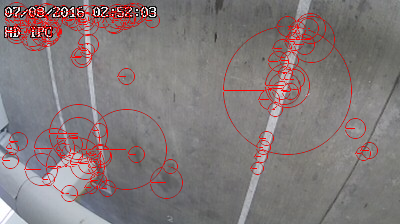
#> input picture tutorials/simpcv/empty.png, 400 x 224 px, given in place of empty.bmp, which was not available
$ python watershed.py
#> lines starting #> are read from the running program, lines starting #| are printed output that depends on the picture; after the words box and inside, x2 and y2 are one past the last pixel; in counts of white or black regions, pixels touching at a corner belong together; pictures that were not available may be replaced by others from this repository, and a replacement may not be noted
import cv2
import numpy as np
from matplotlib import pyplot as plt

# Load the baseline image
#bfilename = '/home/acp/Downloads/092216_1458.jpg'
bfilename = '/home/acp/work/camera_testing/hosafe/cam10/empty.bmp'
bim = cv2.imread(bfilename)
#> bim is the input picture: shape (224, 400, 3); mean B, G, R 121.8, 121, 130.9
bimgray = cv2.cvtColor(bim, cv2.COLOR_BGR2GRAY)
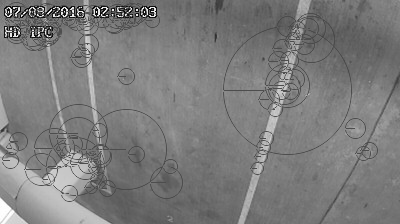
#> bimgray: shape (224, 400); min 3, max 255, mean 124.1


# Load test image
#filename = '/home/acp/Downloads/092216_1455.jpg'
filename = '/home/acp/work/camera_testing/hosafe/cam10/spot28_occ.bmp'
im = cv2.imread(filename)
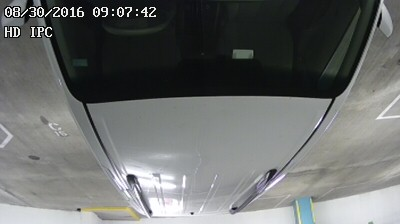
#> input picture tutorials/opencv/van_spot17.jpg, 400 x 224 px, given in place of spot28_occ.bmp, which was not available
#> im is the input picture: shape (224, 400, 3); mean B, G, R 106.7, 108, 105.7
imgray = cv2.cvtColor(im, cv2.COLOR_BGR2GRAY)

# compute the absolute difference between the current frame and
# first frame
frameDelta = cv2.absdiff( imgray, bimgray )
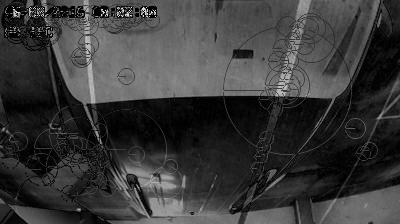
#> frameDelta: shape (224, 400); min 0, max 233, mean 57.4

thresh = cv2.threshold(frameDelta, 0, 255, cv2.THRESH_BINARY_INV+cv2.THRESH_OTSU)[1]
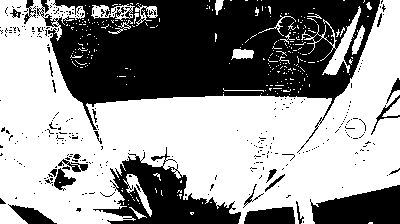
#> thresh: shape (224, 400); 58% white; 309 black regions (285 under 20 px), largest, box (x1, y1, x2, y2) and area: (37, 0, 380, 153) 26973, (93, 147, 241, 224) 4708, (310, 185, 400, 224) 2551

# noise removal
n = 3
kernel = np.ones((n,n),np.uint8)
opening = cv2.morphologyEx(thresh,cv2.MORPH_OPEN,kernel, iterations = 2)
#> opening: shape (224, 400); 52.6% white; 101 black regions (82 under 20 px), largest, box (x1, y1, x2, y2) and area: (5, 0, 386, 154) 30605, (93, 147, 241, 224) 5489, (310, 185, 400, 224) 2577

# sure background area
sure_bg = cv2.dilate(opening,kernel,iterations=3)
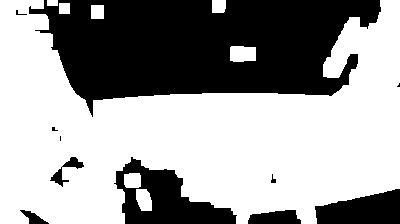
#> sure_bg: shape (224, 400); 61.9% white; 11 black regions (4 under 20 px), largest, box (x1, y1, x2, y2) and area: (29, 0, 381, 117) 26893, (114, 157, 237, 224) 3925, (315, 189, 400, 224) 2192

# Finding sure foreground area
dist_transform = cv2.distanceTransform(opening,cv2.DIST_L2,5)
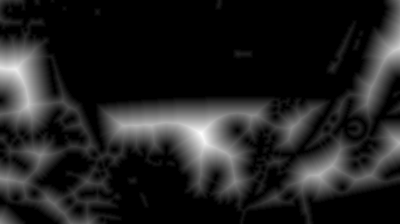
#> dist_transform: shape (224, 400) float32; min 0, max 36.59, mean 4.7; drawn with min black and max white
ret, sure_fg = cv2.threshold(dist_transform,0.7*dist_transform.max(),255,0)
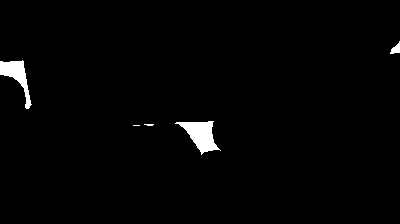
#> sure_fg: shape (224, 400) float32; 1.6% white; 5 white regions (2 under 20 px), largest, box (x1, y1, x2, y2) and area: (175, 121, 221, 155) 735, (0, 60, 32, 109) 571, (390, 41, 400, 54) 72
#> ret = 25.61


plt.figure()
plt.imshow(thresh,'gray')

plt.figure()
#plt.imshow(opening)
plt.imshow(sure_bg,'gray')
#plt.imshow(sure_fg,'gray')

#plt.ion()
plt.show()
